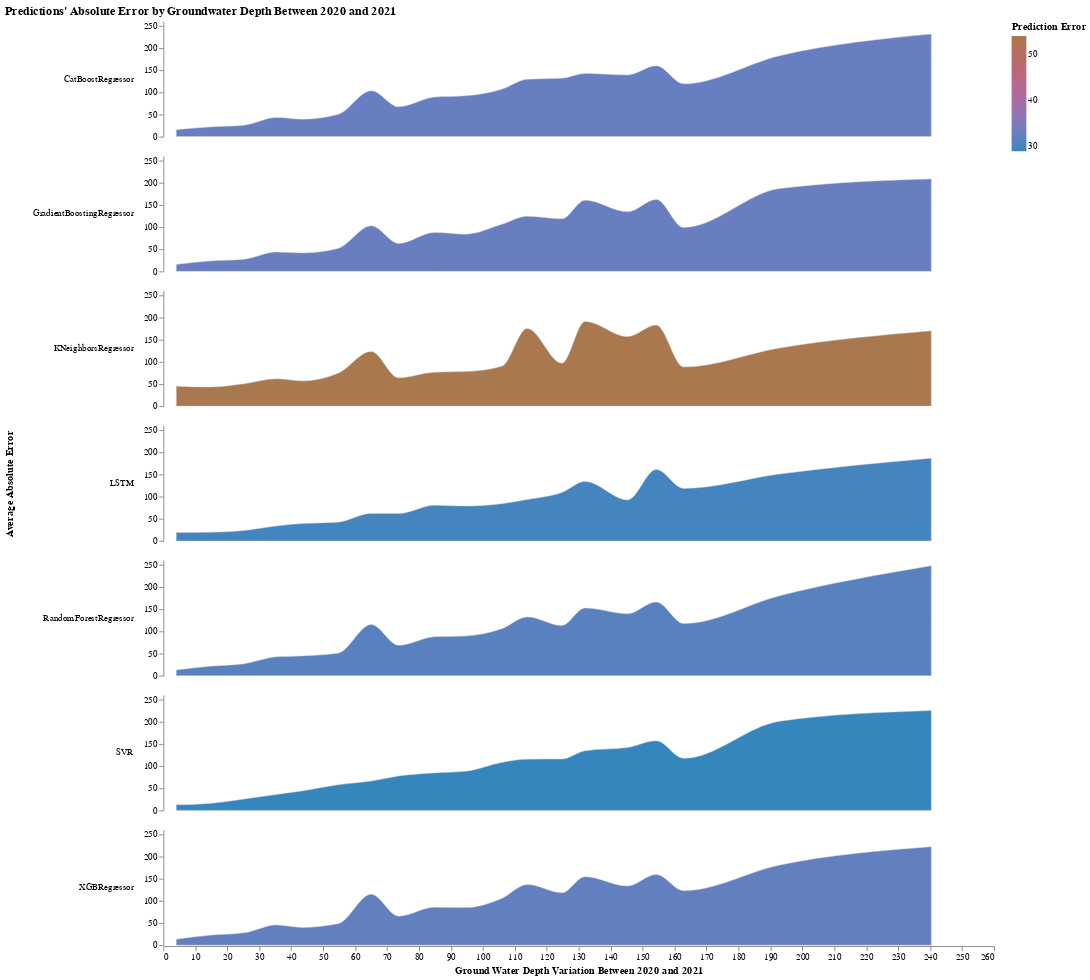

The cell this chart's notebook holds for it:
### Markdown cell above
Although there are differences in amount of errors, most of the high errors are concentrated on the San Joaquin Valley west and south-east hillsides. These areas are the ones with deeper groundwater depth levels as can be seen in the `eda/groundwater.ipynb` notebook. This matches the findings in the above `Mean of the Predictions Absolute Error per 10 ft. of Groundwater Depth` visualization, that for some models, the higher the groundwater depth is, the higher the prediction error is.
## Prediction Error by Groundwater Variation
Evaluating the feature importance in model prediction using SHAP (refer to the `ml/explainabilit.ipynb` notebook), indicates that the previous depth is the biggest predictor of the future depth. Here we try to see if there is a correlation between the variation between the 2020 and 2021 groundwater depth and the 2021 prediction errors.

To do so we first extract the 2020 and 2021 data from the dataset, compute the variation and then merge it with the error prediction.

### Code cell
# Extract the 2020 and 2021 data
full_df = full_df[full_df.index.get_level_values(1).isin(['2020', '2021'])]['GSE_GWE']
full_df = full_df.unstack(level=-1)
# Compute the 2020-2021 depth variation
full_df['2020_2021_DEPTH_VARIATION'] = np.abs(full_df['2020'] - full_df['2021'])
full_df.reset_index(inplace=True)
# Merge 2020-2021 groundwater depth variation with model errors
error_by_variation_df = models_errors_df.drop(columns=["2021_GSE_GWE"]).merge(full_df[["TOWNSHIP_RANGE", "2020_2021_DEPTH_VARIATION"]], how="inner", left_on="TOWNSHIP_RANGE", right_on="TOWNSHIP_RANGE")
# Display the distribution of errors
draw_model_error_by_feature(error_by_variation_df, x= "2020_2021_DEPTH_VARIATION", x_title="Ground Water Depth Variation Between 2020 and 2021",
                            title= "Predictions' Absolute Error by Groundwater Depth Between 2020 and 2021", binned=True)

### Figure 1 — Vega-Lite specification as saved in the notebook (floating-point values rounded to 4 significant figures; data arrays with more than 128 entries replaced by an {"elided": "..."} marker saying what was removed)
{"config": {"view": {"continuousWidth": 400, "continuousHeight": 300, "stroke": null}}, "data": {"name": "data-2efc3264cfded128197d4096e8c700c5"}, "facet": {"row": {"field": "MODEL", "header": {"labelAlign": "left", "labelAngle": 0}, "title": "Average Absolute Error", "type": "nominal"}}, "spec": {"mark": {"type": "area", "interpolate": "monotone", "stroke": "lightgray", "strokeWidth": 0.5}, "encoding": {"fill": {"field": "ERROR_MEAN", "legend": {"title": "Prediction Error"}, "scale": {"range": ["#3586BD", "#A9784F"]}, "type": "quantitative"}, "x": {"axis": {"grid": false}, "field": "2020_2021_DEPTH_VARIATION", "title": "Ground Water Depth Variation Between 2020 and 2021", "type": "quantitative"}, "y": {"axis": {"grid": false}, "field": "ABS_ERROR", "title": null, "type": "quantitative"}}, "height": 125, "width": 900}, "title": "Predictions' Absolute Error by Groundwater Depth Between 2020 and 2021", "$schema": "https://vega.github.io/schema/vega-lite/v4.17.0.json", "datasets": {"data-2efc3264cfded128197d4096e8c700c5": {"elided": "133 records"}}}
